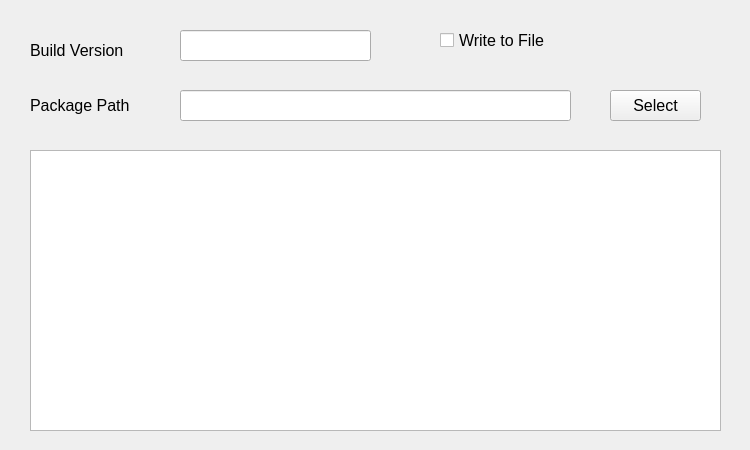
<?xml version="1.0" encoding="UTF-8"?>
<ui version="4.0">
 <class>MainWindow</class>
 <widget class="QMainWindow" name="MainWindow">
  <property name="geometry">
   <rect>
    <x>0</x>
    <y>0</y>
    <width>750</width>
    <height>450</height>
   </rect>
  </property>
  <property name="font">
   <font>
    <family>Microsoft YaHei UI</family>
   </font>
  </property>
  <property name="windowTitle">
   <string>MainWindow</string>
  </property>
  <property name="styleSheet">
   <string notr="true">image: url(:/new/prefix1/background.png);</string>
  </property>
  <widget class="QWidget" name="centralWidget">
   <widget class="QTextBrowser" name="infoTextBrowser">
    <property name="geometry">
     <rect>
      <x>30</x>
      <y>150</y>
      <width>691</width>
      <height>281</height>
     </rect>
    </property>
    <property name="font">
     <font>
      <pointsize>9</pointsize>
     </font>
    </property>
   </widget>
   <widget class="QLabel" name="buildVersionLabel">
    <property name="geometry">
     <rect>
      <x>30</x>
      <y>40</y>
      <width>131</width>
      <height>21</height>
     </rect>
    </property>
    <property name="font">
     <font>
      <family>Microsoft YaHei UI</family>
      <pointsize>12</pointsize>
     </font>
    </property>
    <property name="whatsThis">
     <string>&lt;html&gt;&lt;head/&gt;&lt;body&gt;&lt;p&gt;&lt;br/&gt;&lt;/p&gt;&lt;/body&gt;&lt;/html&gt;</string>
    </property>
    <property name="styleSheet">
     <string notr="true">image: url(:/new/prefix1/background_lucency.png);</string>
    </property>
    <property name="text">
     <string>Build Version</string>
    </property>
   </widget>
   <widget class="QLineEdit" name="buildVersionLineEdit">
    <property name="geometry">
     <rect>
      <x>180</x>
      <y>30</y>
      <width>191</width>
      <height>31</height>
     </rect>
    </property>
    <property name="font">
     <font>
      <pointsize>10</pointsize>
     </font>
    </property>
   </widget>
   <widget class="QLineEdit" name="packagePathLineEdit">
    <property name="geometry">
     <rect>
      <x>180</x>
      <y>90</y>
      <width>391</width>
      <height>31</height>
     </rect>
    </property>
    <property name="font">
     <font>
      <pointsize>10</pointsize>
     </font>
    </property>
    <property name="readOnly">
     <bool>false</bool>
    </property>
   </widget>
   <widget class="QPushButton" name="selectPushButton">
    <property name="geometry">
     <rect>
      <x>610</x>
      <y>90</y>
      <width>91</width>
      <height>31</height>
     </rect>
    </property>
    <property name="font">
     <font>
      <pointsize>12</pointsize>
     </font>
    </property>
    <property name="text">
     <string>Select</string>
    </property>
   </widget>
   <widget class="QCheckBox" name="writeToFileCheckBox">
    <property name="geometry">
     <rect>
      <x>440</x>
      <y>30</y>
      <width>141</width>
      <height>21</height>
     </rect>
    </property>
    <property name="font">
     <font>
      <family>Microsoft YaHei UI</family>
      <pointsize>12</pointsize>
     </font>
    </property>
    <property name="styleSheet">
     <string notr="true">image: url(:/new/prefix1/background_lucency.png);</string>
    </property>
    <property name="text">
     <string>Write to File</string>
    </property>
   </widget>
   <widget class="QLabel" name="packagePathLabel">
    <property name="geometry">
     <rect>
      <x>30</x>
      <y>90</y>
      <width>131</width>
      <height>31</height>
     </rect>
    </property>
    <property name="font">
     <font>
      <family>Microsoft YaHei UI</family>
      <pointsize>12</pointsize>
     </font>
    </property>
    <property name="whatsThis">
     <string>&lt;html&gt;&lt;head/&gt;&lt;body&gt;&lt;p&gt;&lt;br/&gt;&lt;/p&gt;&lt;/body&gt;&lt;/html&gt;</string>
    </property>
    <property name="styleSheet">
     <string notr="true">image: url(:/new/prefix1/background_lucency.png);</string>
    </property>
    <property name="text">
     <string>Package Path</string>
    </property>
   </widget>
  </widget>
 </widget>
 <layoutdefault spacing="6" margin="11"/>
 <resources/>
 <connections/>
</ui>
